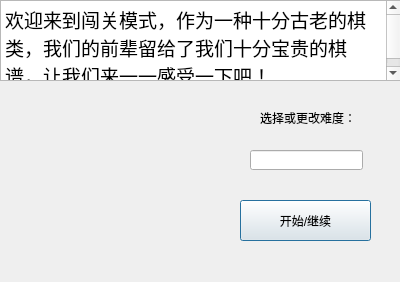
<?xml version="1.0" encoding="UTF-8"?>
<ui version="4.0">
 <class>Own3</class>
 <widget class="QDialog" name="Own3">
  <property name="geometry">
   <rect>
    <x>0</x>
    <y>0</y>
    <width>400</width>
    <height>282</height>
   </rect>
  </property>
  <property name="windowTitle">
   <string>Dialog</string>
  </property>
  <widget class="QTextBrowser" name="textBrowser">
   <property name="geometry">
    <rect>
     <x>0</x>
     <y>0</y>
     <width>401</width>
     <height>81</height>
    </rect>
   </property>
   <property name="html">
    <string>&lt;!DOCTYPE HTML PUBLIC &quot;-//W3C//DTD HTML 4.0//EN&quot; &quot;http://www.w3.org/TR/REC-html40/strict.dtd&quot;&gt;
&lt;html&gt;&lt;head&gt;&lt;meta name=&quot;qrichtext&quot; content=&quot;1&quot; /&gt;&lt;style type=&quot;text/css&quot;&gt;
p, li { white-space: pre-wrap; }
&lt;/style&gt;&lt;/head&gt;&lt;body style=&quot; font-family:'SimSun'; font-size:9pt; font-weight:400; font-style:normal;&quot;&gt;
&lt;p style=&quot; margin-top:0px; margin-bottom:0px; margin-left:0px; margin-right:0px; -qt-block-indent:0; text-indent:0px;&quot;&gt;&lt;span style=&quot; font-size:14pt;&quot;&gt;欢迎来到闯关模式，作为一种十分古老的棋类，我们的前辈留给了我们十分宝贵的棋谱，让我们来一一感受一下吧！&lt;/span&gt;&lt;/p&gt;&lt;/body&gt;&lt;/html&gt;</string>
   </property>
  </widget>
  <widget class="QLabel" name="label">
   <property name="geometry">
    <rect>
     <x>0</x>
     <y>80</y>
     <width>221</width>
     <height>201</height>
    </rect>
   </property>
   <property name="text">
    <string/>
   </property>
   <property name="pixmap">
    <pixmap>../../image/a7b6166c504f767e2784710562768437.jpg</pixmap>
   </property>
   <property name="scaledContents">
    <bool>true</bool>
   </property>
  </widget>
  <widget class="QLabel" name="label_2">
   <property name="geometry">
    <rect>
     <x>260</x>
     <y>110</y>
     <width>101</width>
     <height>16</height>
    </rect>
   </property>
   <property name="text">
    <string>选择或更改难度：</string>
   </property>
  </widget>
  <widget class="QLineEdit" name="lineEdit">
   <property name="geometry">
    <rect>
     <x>250</x>
     <y>150</y>
     <width>113</width>
     <height>20</height>
    </rect>
   </property>
  </widget>
  <widget class="QPushButton" name="pushButton">
   <property name="geometry">
    <rect>
     <x>240</x>
     <y>200</y>
     <width>131</width>
     <height>41</height>
    </rect>
   </property>
   <property name="text">
    <string>开始/继续</string>
   </property>
  </widget>
 </widget>
 <resources/>
 <connections/>
</ui>
